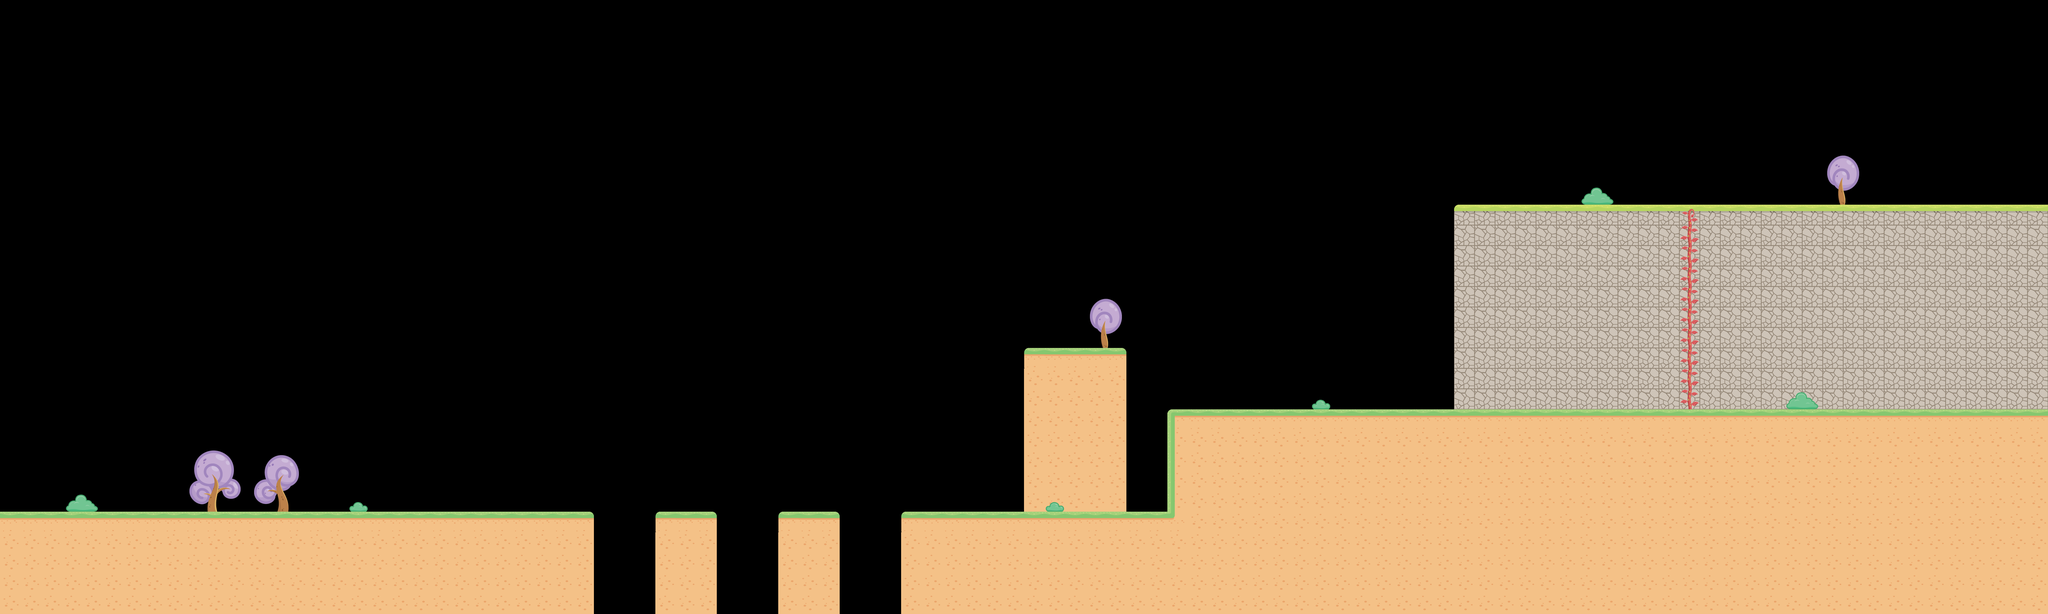

The image is a tile-based game level rendered from a .tmx file. Its description and source (layers, tilesets, objects; grid data summarised) follow:
An orthogonal 100x30 tile map with 64x64 px tiles, 3 tile layers (Main, Main2, Decor).

<map version="1.0" orientation="orthogonal" renderorder="right-down" width="100" height="30" tilewidth="64" tileheight="64" nextobjectid="1">
 <tileset firstgid="1" source="fantasy_tiles.tsx" />
 <layer name="Main" width="100" height="30">
  <data>[3000 cells, 1000 non-empty, 10 distinct tile ids]</data>
 </layer>
 <layer name="Main2" width="100" height="30">
  <data>[3000 cells, 10 non-empty, 2 distinct tile ids]</data>
 </layer>
 <layer name="Decor" width="100" height="30">
  <data>[3000 cells, 39 non-empty, 27 distinct tile ids]</data>
 </layer>
</map>